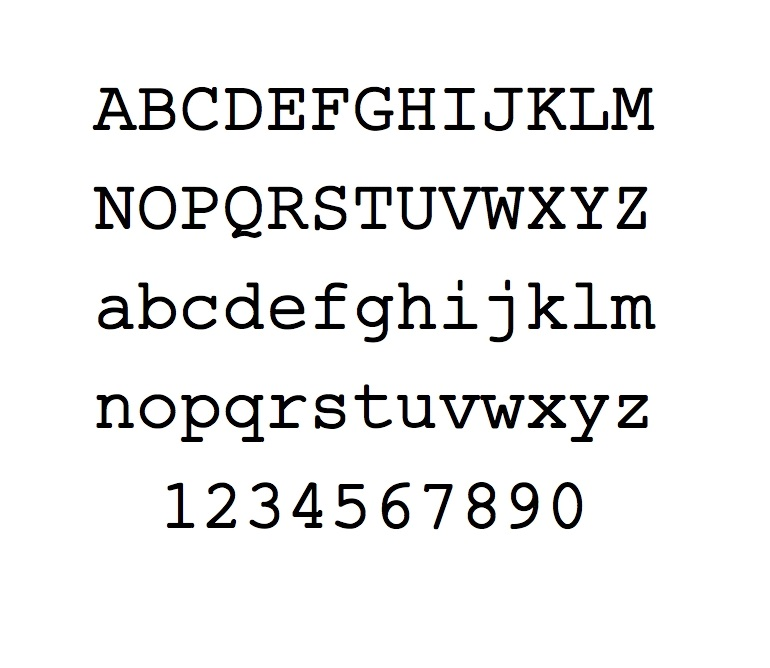
//> input picture Study/recognize latter/recognize chars/recognize chars/font1.jpg, 770 x 668 px
$ ./main   (built with g++ and OpenCV 4)
//> lines starting //> are read from the running program, lines starting //| are printed output that depends on the picture; after the words box and inside, x2 and y2 are one past the last pixel; in counts of white or black regions, pixels touching at a corner belong together
#include <opencv2/opencv.hpp>
#include <iostream>
#include <vector>

using namespace cv;

int main()
{
	Mat font = imread("font1.jpg");
//> font is the input picture: 668 rows x 770 cols, CV_8UC3; mean B, G, R 237.1, 237.1, 237.1
	Mat temp = imread("font1.jpg");
    std::vector<std::vector<cv::Point>>contours;
    std::vector<Vec4i> hierarchy;


    if (font.empty())
    {
        std::cout << "Could not read the image: " << "font1.jpg" << std::endl;
        return 1;
    }

    cv::cvtColor(font, font, cv::COLOR_RGB2GRAY);
//> font: 668 rows x 770 cols, CV_8UC1
    cv::threshold(font, font, 128, 255, THRESH_BINARY);
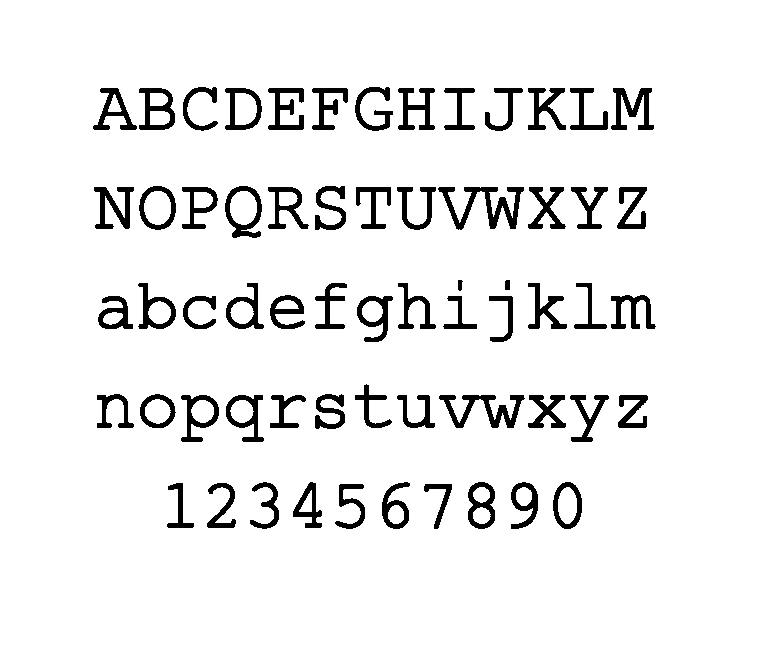
//> font: 668 rows x 770 cols, CV_8UC1; 93.1% white; 62 black regions


    findContours(font, contours, hierarchy, RETR_TREE, CHAIN_APPROX_SIMPLE);
//> contours = 85 contours; largest, box (x1, y1, x2, y2) and area: (0, 0, 770, 668) 512923, (437, 186, 525, 231) 1590, (224, 185, 263, 239) 1558, (138, 185, 177, 231) 1361, (438, 394, 526, 429) 1298

    for (int i = 0; i < hierarchy.size(); i++)
    {
        std::cout << hierarchy[i] << std::endl;
    }
//> this loop made 85 passes
//| [-1, -1, 1, -1]
//| [2, -1, -1, 0]
//| [3, 1, -1, 0]
//| [4, 2, -1, 0]
//| [5, 3, -1, 0]
//| [7, 4, 6, 0]
//| [-1, -1, -1, 5]
//| [9, 5, 8, 0]
//> (output is shown up to pass 8 of 85)

    //Draw the contours
    cv::Mat contourImage(font.size(), CV_8UC3, cv::Scalar(0, 0, 0));
    cv::Scalar colors[3];
    colors[0] = cv::Scalar(255, 0, 0);
    colors[1] = cv::Scalar(0, 255, 0);
    colors[2] = cv::Scalar(0, 0, 255);

    Rect rect;

    for (size_t idx = 0; idx < contours.size(); idx++) {
        rect = boundingRect(contours[idx]);
        if (hierarchy[idx][3] == 0)
            rectangle(contourImage, Point(rect.x, rect.y), Point(rect.x + rect.width, rect.y + rect.height), Scalar(255, 0, 0));

        else
            rectangle(contourImage, Point(rect.x, rect.y), Point(rect.x + rect.width, rect.y + rect.height), colors[2]);

    }
//> this loop made 85 passes
//> rect on passes 1 to 12: Rect(0, 0, 770, 668), Rect(423, 483, 30, 47), Rect(334, 483, 32, 47), Rect(206, 482, 31, 47), Rect(166, 482, 29, 47), Rect(552, 481, 31, 49), Rect(558, 487, 19, 37), Rect(510, 481, 29, 49), Rect(516, 487, 16, 19), Rect(467, 481, 29, 49), Rect(473, 507, 18, 17), Rect(473, 487, 17, 16)
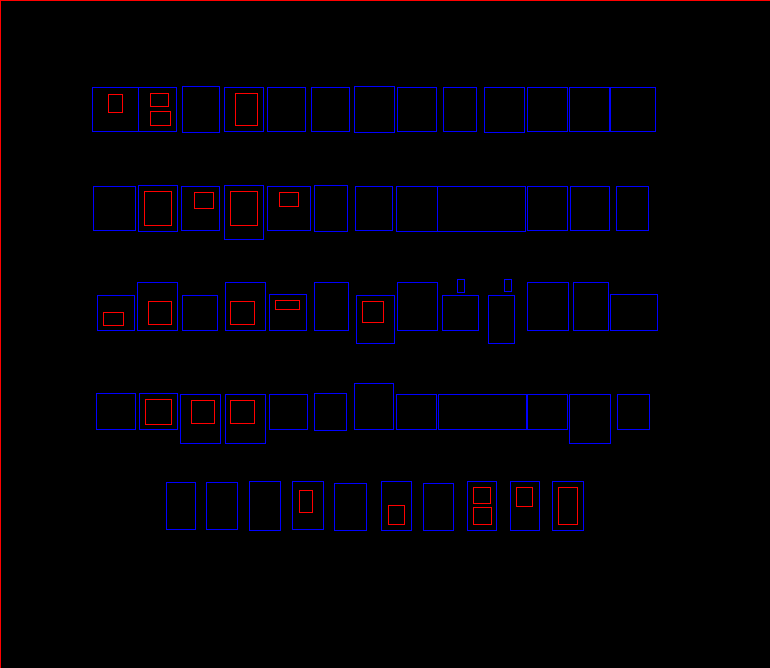
//> contourImage: 668 rows x 770 cols, CV_8UC3; mean B, G, R 4.9, 0, 1.6

    imshow("Input Image", font);
    moveWindow("Input Image", 0, 0);
    cv::imshow("Contours", contourImage);
    moveWindow("Contours", 200, 0);
    imshow("basic", temp);

    waitKey(0);

	return 0;
}
